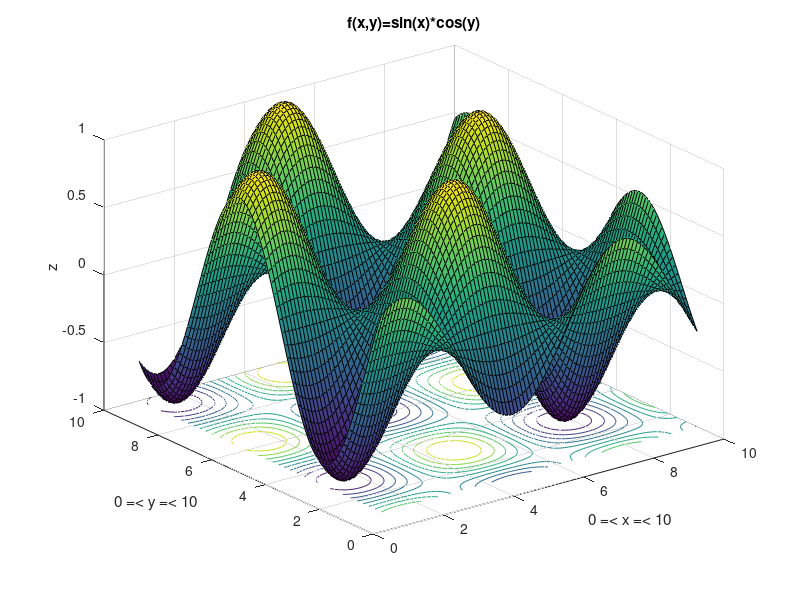

This figure's MATLAB source:
%Ryan Aday
%112754800
%MEC 102
%HW #02

clear all
clc

SBUID=112754800;

%Problem #3

x=1:0.1:10;
y=1:0.1:10;
[X,Y]=meshgrid(x,y);
Z=sin(X).*cos(Y);

close all

surfc(X,Y,Z);

title('f(x,y)=sin(x)*cos(y)')
xlabel('0 =< x =< 10') 
ylabel('0 =< y =< 10') 
zlabel('z')